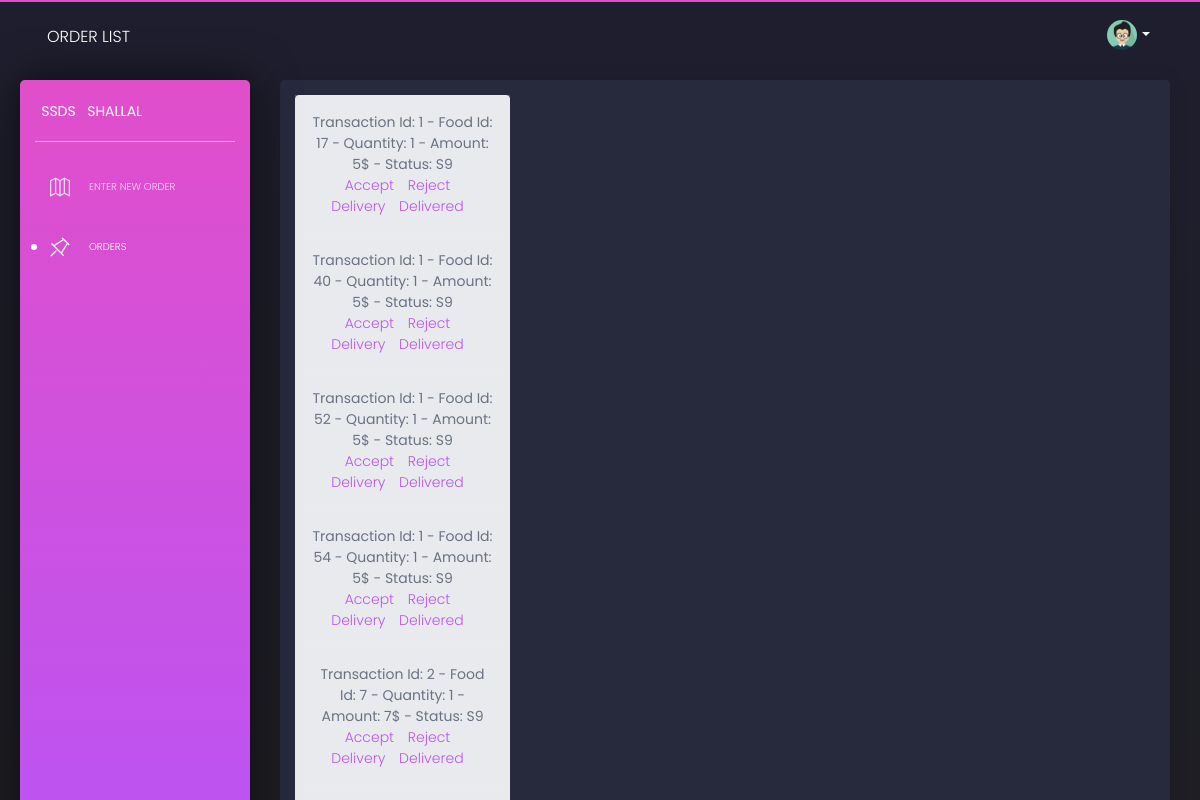
Screenshot of /cashier/orderList with the database file from the repository.
### database_setup.py (models this page shows)
class CustomerOrder(Base):
    __tablename__='customer_order'
    tid=Column(Integer,nullable=False,primary_key=True)
    fid=Column(Integer, ForeignKey("fooditem.fid"),nullable=False, primary_key=True)
    qty=Column(Integer,nullable=False,primary_key=True)
    amt=Column(Integer,nullable=False,primary_key=True)
    stsid=Column(String(10), ForeignKey("status.stsid"),nullable=False)

### ssds.py (the view)
@app.route('/cashier/orderList',methods=['GET'])
def orderlist():
    orders=session.query(CustomerOrder).all()
    return render_template('orderList.html',customerOrders=orders)

### templates/orderList.html (shortened to what this page needs)
<html lang="en" class="perfect-scrollbar-on"><head>
  <link href="https://use.fontawesome.com/releases/v5.0.6/css/all.css" rel="stylesheet">
  <link href="/static/assets/css/nucleo-icons.css" rel="stylesheet">
  <link href="/static/assets/css/black-dashboard.css" rel="stylesheet">
  <link href="/static/assets/demo/demo.css" rel="stylesheet">
</head>
<body class="" cz-shortcut-listen="true">
  <div class="wrapper">
    <div class="sidebar">
      <div class="sidebar-wrapper ps">
        <div class="logo">
          <a href="javascript:void(0)" class="simple-text logo-mini">
            SSDS
          </a>
          <a href="javascript:void(0)" class="simple-text logo-normal">
            Shallal
          </a>
        </div>
        <ul class="nav">
            <li >
              <a href="/cashier/newOrder">
                <i class="tim-icons icon-map-big
  "></i>
                <p>Enter New Order</p>
              </a>
            </li>
            <li class="active">
              <a href="/cashier/orderList">
              <i class="tim-icons icon-pin"></i>
              <p>Orders</p>
            </a>
            </li>
          </ul>
      </div>
    </div>
    <div class="main-panel ps ps--active-y">
      <nav class="navbar navbar-expand-lg navbar-absolute navbar-transparent">
        <div class="container-fluid">
          <div class="navbar-wrapper">
            <a class="navbar-brand" href="javascript:void(0)">Order List</a>
          </div>
          <div class="collapse navbar-collapse" id="navigation">
            <ul class="navbar-nav ml-auto">
              <li class="dropdown nav-item">
                <a href="#" class="dropdown-toggle nav-link" data-toggle="dropdown">
                  <div class="photo">
                    <img src="/static/assets/img/anime3.png" alt="Profile Photo">
                  </div>
                  <b class="caret d-none d-lg-block d-xl-block"></b>
                </a>
              </li>
            </ul>
          </div>
        </div>
      </nav>
      <div class="content">
          <div class="card">
              <div class="card-body">
                  <div class="column">
                      <div class="col-3">
                        <div class="list-group row">
                          {% for order in customerOrders %}
                          <div class="list-group-item list-group-item-action list-group-item-light text-center" style="width:1000px padding-right:20px">
                            Transaction Id: {{order.tid}} -  Food Id: {{order.fid}} - Quantity: {{order.qty}} - Amount: {{order.amt}}$ - Status: {{order.stsid}}
                              <br>
                              <a style="padding-right:10px" href="{{url_for('acceptOrder',tid=order.tid)}}" name ="order" value="accept" formmethod="post">Accept</a>
                               <a style="padding-right:10px" href="{{url_for('rejectOrder',tid= order.tid)}}" name ="order" value="reject" formmethod="post">Reject</a>
                               <a style="padding-right:10px" href="{{url_for('deliveryOrder',tid= order.tid)}}" name ="order" value="delivery" formmethod="post">Delivery</a>
                               <a style="padding-right:10px" href="{{url_for('deliveredOrder',tid= order.tid)}}" name ="order" value="delivered" formmethod="post">Delivered</a>
                                </div>
                          {% endfor %}
                      </div>
                      </div>
              </div>
            </div>
          </div>
</div></div></div></body></html>

### rows the page displays
CustomerOrder: tid "1", fid "17", qty "1", amt "5", stsid "S9"
CustomerOrder: tid "1", fid "40", qty "1", amt "5", stsid "S9"
CustomerOrder: tid "1", fid "52", qty "1", amt "5", stsid "S9"
CustomerOrder: tid "1", fid "54", qty "1", amt "5", stsid "S9"
CustomerOrder: tid "2", fid "7", qty "1", amt "7", stsid "S9"
